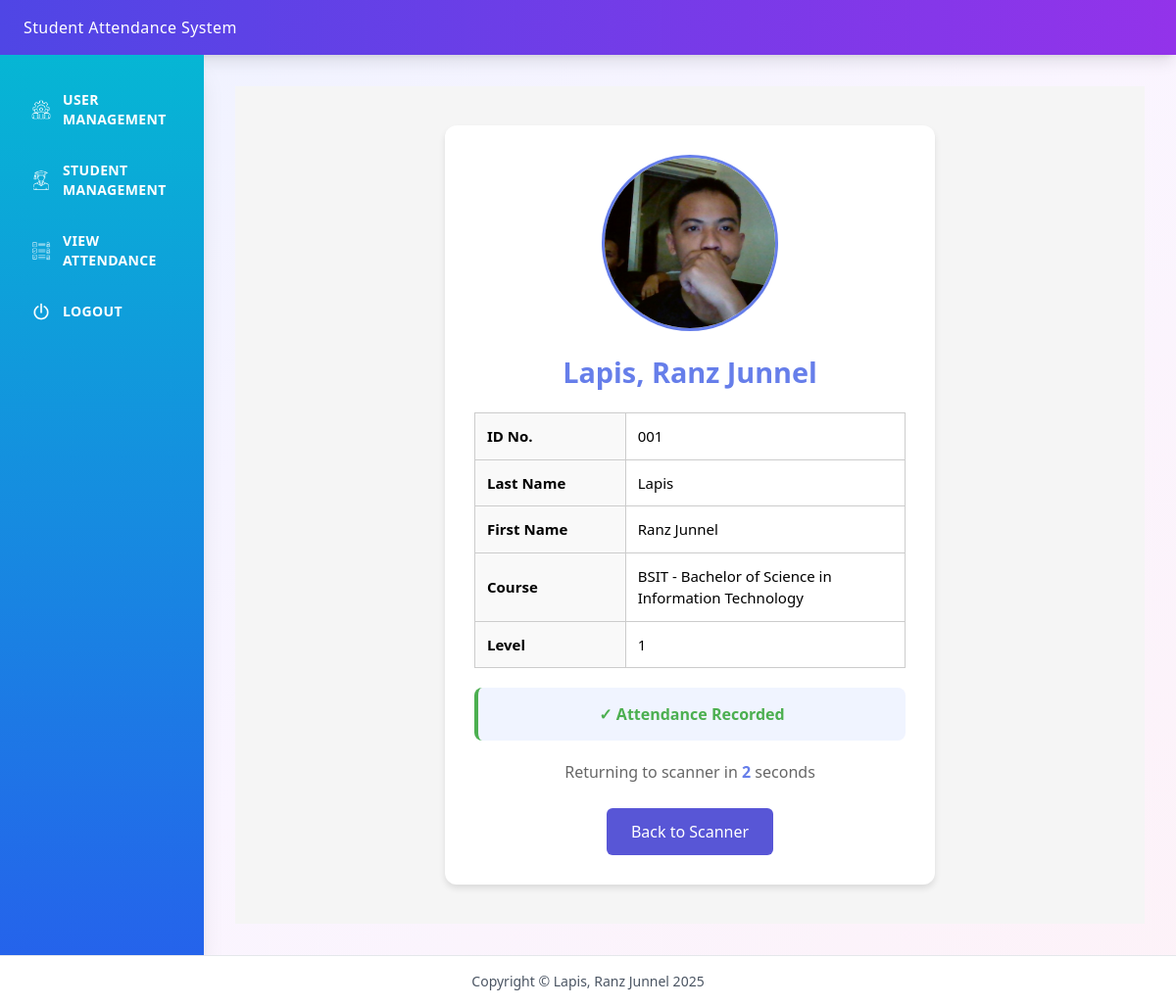
The app's page /scanned-profile?idno=001 (signed in) with its own data.
### tables this page shows
CREATE TABLE students (
            id INTEGER PRIMARY KEY AUTOINCREMENT,
            idno VARCHAR(10) UNIQUE NOT NULL,
            lastname VARCHAR(50) NOT NULL,
            firstname VARCHAR(50) NOT NULL,
            course VARCHAR(10) NOT NULL,
            level VARCHAR(3) NOT NULL,
            image_filename VARCHAR(255)
        );

### app.py (the view, shortened to what this page needs)
@app.route('/scanned-profile')
def show_scanned_profile():
    idno = request.args.get('idno')
    student_row = get_student_by_idno(idno)
    student = row_to_dict(student_row)
    filename = student.get('image_filename')
    image_path = os.path.join(UPLOAD_FOLDER, filename) if filename else None
    if filename and os.path.exists(image_path):
        student['image_url'] = url_for('static', filename=f'images/{filename}')
    else:
        student['image_url'] = DEFAULT_ICON
    rendered_html = render_template('scanned_profile.html', student=student)
    response = make_response(rendered_html)
    response.headers['Cache-Control'] = 'no-cache, no-store, must-revalidate, max-age=0'
    response.headers['Pragma'] = 'no-cache'
    response.headers['Expires'] = '0'
    return response

### app.py (called while the page is built)
def row_to_dict(row):
    return dict(row) if row else None

### dbhelper.py (called while the page is built)
def connect():
    base_path = os.path.dirname(os.path.abspath(__file__))
    db_path = os.path.join(base_path, "school.db")
    conn = sqlite3.connect(db_path)
    conn.row_factory = sqlite3.Row
    return conn

def get_student_by_idno(idno):
    conn = connect()
    cur = conn.cursor()
    cur.execute("SELECT * FROM students WHERE idno=?", (idno,))
    student = cur.fetchone()
    conn.close()
    return student

### templates/scanned_profile.html (shortened to what this page needs)
{% extends 'base.html' %}
{% block content %}
<div class="profile-card-wrapper">
    <div class="profile-content-box">
        <div id="profile-photo">
            {% if student.image_url %}
                <img src="{{ student.image_url }}"
                    alt="{{ student.firstname }}'s Photo"
                    class="profile-snapshot">
            {% else %}
                <div class="profile-icon">👤</div>
            {% endif %}
        </div>
        <div class="student-name">{{ student.lastname | default('N/A') }}, {{ student.firstname | default('N/A') }}</div>
        <table class="info-table">
            <tr>
                <td class="label">ID No.</td>
                <td>{{ student.idno | default('N/A') }}</td>
            </tr>
            <tr>
                <td class="label">Last Name</td>
                <td>{{ student.lastname | default('N/A') }}</td>
            </tr>
            <tr>
                <td class="label">First Name</td>
                <td>{{ student.firstname | default('N/A') }}</td>
            </tr>
            <tr>
                <td class="label">Course</td>
                <td>{{ student.course | default('N/A') }}</td>
            </tr>
            <tr>
                <td class="label">Level</td>
                <td>{{ student.level | default('N/A') }}</td>
            </tr>
        </table>
        <div class="attendance-badge">
            ✓ Attendance Recorded
        </div>
        <div class="countdown-text">
            Returning to scanner in <span id="countdown" style="font-weight: bold; color: #667eea;">5</span> seconds
        </div>
        <div class="back-btn">
            <a href="{{ url_for('qr_scanner') }}" class="btn-blue">Back to Scanner</a>
        </div>
    </div>
</div>
{% endblock %}

### templates/base.html (style rules this page uses)
html, body { height: 100%; margin: 0; padding: 0; }
body { display: flex; flex-direction: column; min-height: 100vh; }

### templates/scanned_profile.html (style rules this page uses)
body, html { margin: 0; padding: 0; }
.profile-card-wrapper { display: flex; flex-direction: column; align-items: center; justify-content: flex-start; min-height: 100vh; padding: 40px 20px; background-color: #f5f5f5; }
.profile-content-box { background: white; width: 100%; max-width: 500px; padding: 30px; text-align: center; border-radius: 12px; box-shadow: 0 4px 6px rgba(0, 0, 0, 0.1); }
.profile-snapshot { width: 180px; height: 180px; border: 3px solid #667eea; border-radius: 50%; object-fit: cover; margin: 0 auto 20px; display: block; }
.info-table { width: 100%; margin: 20px 0; border-collapse: collapse; border: 1px solid #ccc; }
.info-table tr { border-bottom: 1px solid #ccc; }
.info-table td { padding: 12px; font-size: 15px; text-align: left; border-right: 1px solid #ccc; }
.info-table td:last-child { border-right: none; }
.info-table .label { font-weight: bold; width: 35%; background-color: #f9f9f9; }
.attendance-badge { background: #f0f4ff; border-left: 4px solid #4CAF50; padding: 15px; border-radius: 8px; margin: 20px 0; color: #4CAF50; font-weight: bold; font-size: 16px; }
.countdown-text { color: #666; font-size: 1rem; margin: 20px 0; }
.student-name { color: #667eea; margin: 15px 0; font-size: 1.8rem; font-weight: bold; }
.back-btn { margin-top: 25px; }
.btn-blue { background-color: #5856D6; color: white; border: none; padding: 12px 25px; cursor: pointer; border-radius: 6px; text-decoration: none; display: inline-block; font-weight: 500; transition: background-color 0.3s; }

### records on screen
students: lastname "Lapis", firstname "Ranz Junnel", idno "001", course "BSIT - Bachelor of Science in Information Technology", level "1"
